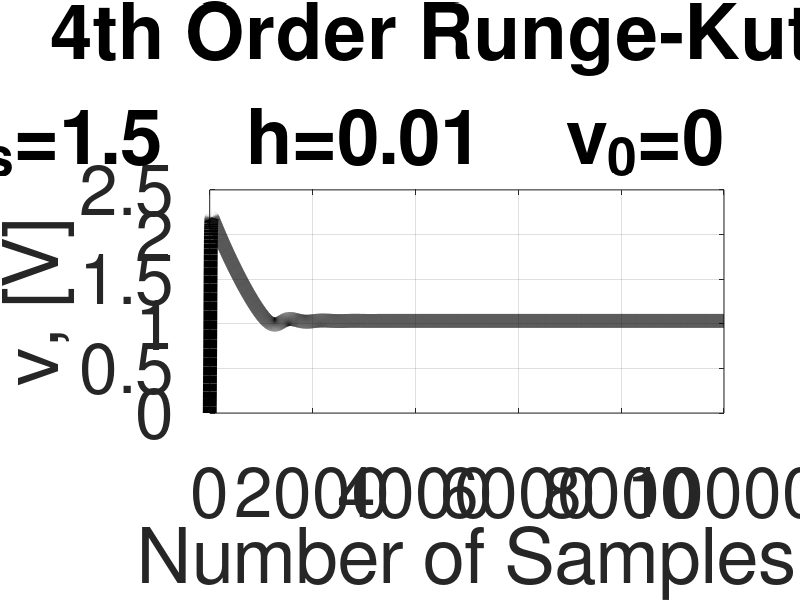

Write MATLAB code to recreate this figure.
clc; clear;

% constant  
a = 0.7; b = 0.8; c = 5; I = 1.5; 

% define function handles
fv=@(t,v,u)  c * (v - u + I - (v^3) / 3);
fu=@(t,v,u)  (v - b*u + a)/c;

%initial conditions
t(1) = 0; v(1) = 0; u(1) = 0;

%step size 
h = 0.01; N = 10000-1;

%update loop
for i=1:N
    
    t(i+1) = t(i) + h;
    
    k1v = fv(t(i)     ,v(i)          ,u(i)          );
    k1u = fu(t(i)     ,v(i)          ,u(i)          );
    
    k2v = fv(t(i)+h/2 , v(i)+h/2*k1v , u(i)+h/2*k1u );
    k2u = fu(t(i)+h/2 , v(i)+h/2*k1v , u(i)+h/2*k1u );
    
    k3v = fv(t(i)+h/2 , v(i)+h/2*k2v , u(i)+h/2*k2u );
    k3u = fu(t(i)+h/2 , v(i)+h/2*k2v , u(i)+h/2*k2u );
    
    k4v = fv(t(i)+h   , v(i)+h  *k3v , u(i)+h  *k3u );
    k4u = fu(t(i)+h   , v(i)+h  *k3v , u(i)+h  *k3u );
    
    v(i+1) = v(i) + h/6 * (k1v + 2*k2v + 2*k3v + k4v);
    u(i+1) = u(i) + h/6 * (k1u + 2*k2u + 2*k3u + k4u);
    
end

fig1 = figure('Position',get(0,'Screensize'));
plot(v,'-','Color','k','linewidth',10);
grid on; hold on;
ylabel('v, [V]')
xlabel('Number of Samples');
title({'4th Order Runge-Kutta';['I_s=',num2str(I),'    h=',num2str(h),'    v_0=',num2str(v(1)),'    u_0=',num2str(u(1))]}); grid on;
set(gca,'Fontsize',50);
saveas(fig1, 'fhn_rk.jpg');

% fig1 = figure('Position',get(0,'Screensize'));
% plot(v,'LineStyle','-','Marker','none','Color','k','MarkerSize',20,'linewidth',4)
% grid on; hold on;
% plot(Min_locs,Min_vlue,'Marker','*','Color','r','MarkerSize',30,'linewidth',6)
% xline(Min_locs, 'Color', 'r', 'LineWidth', 4)
% textLabel = sprintf('Min of %.4f NRMSE at Polynominal Order=%.0f', Min_vlue, Min_locs);
% text(0, 130, textLabel, 'fontSize', 50, 'Color', 'r', 'VerticalAlignment','middle')
% ylabel('NRMSE')
% xlabel('Polynomial Order');
% set(gca,'Fontsize',60);
% saveas(fig1, 'fhn.jpg');

